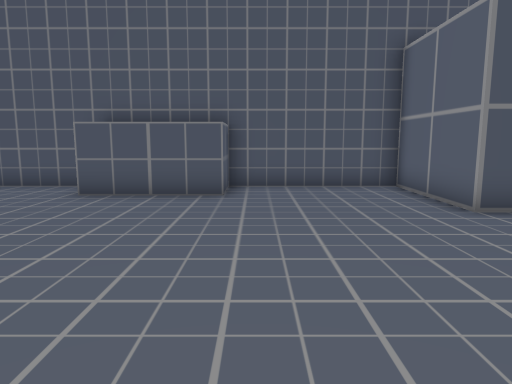
[1] (above)

16 first-person views from a walk through a Unity game level. The camera is 1.3 m above the floor, tilts 8° down and sees 70° across. The floor is counted in squares, 1 m on a side. Each view is taken from the middle of a square. On the plan, view 1 faces up. The plan holds only what a view shows up to about 15 squares ahead; the rest is blank. The player character is not drawn.

[2]
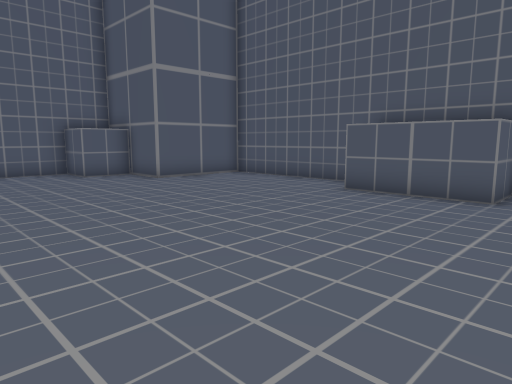

[3]
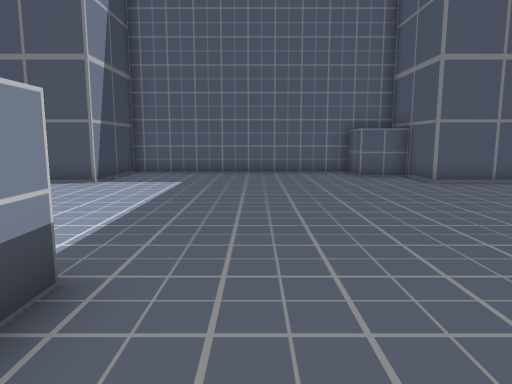

[4]
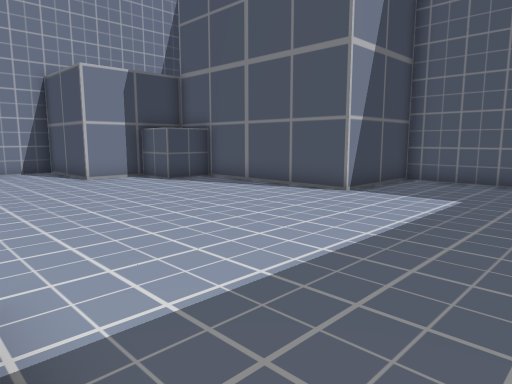

[5]
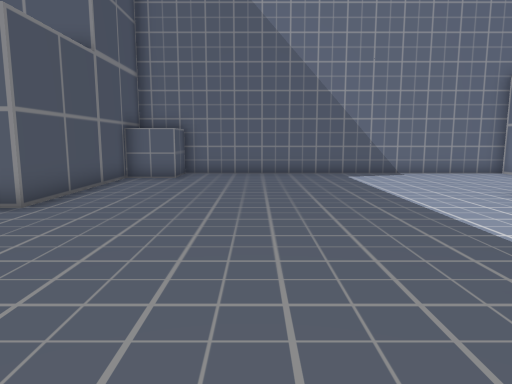

[6]
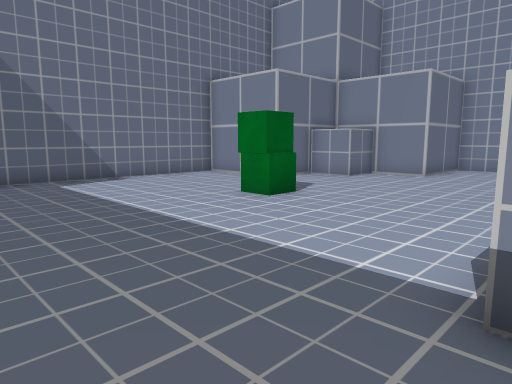

[7]
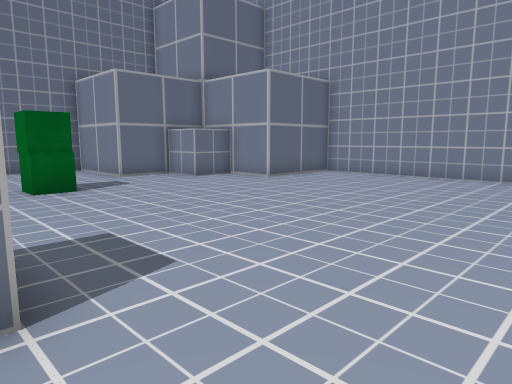

[8]
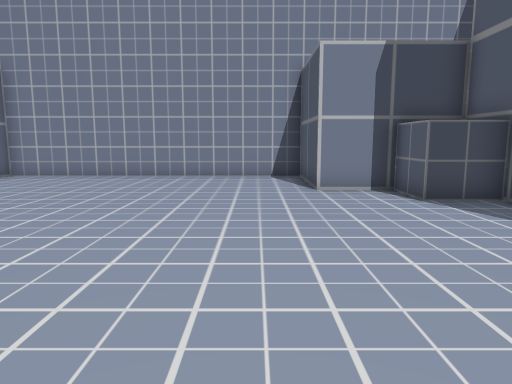

[9]
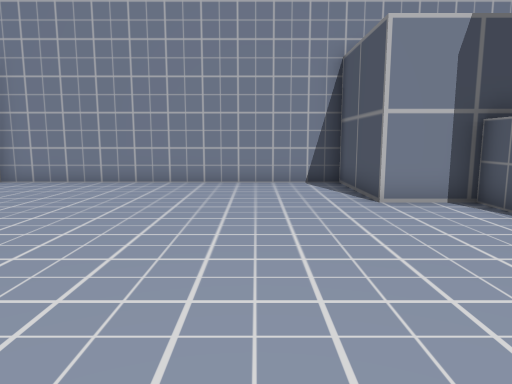

[10]
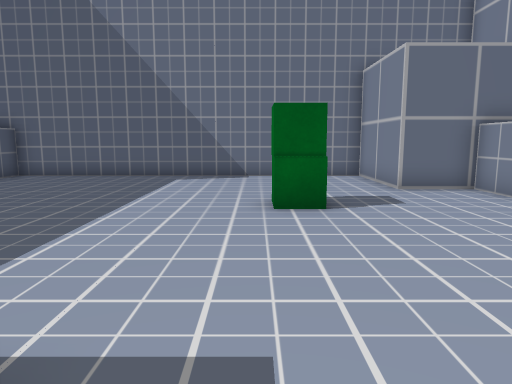

[11]
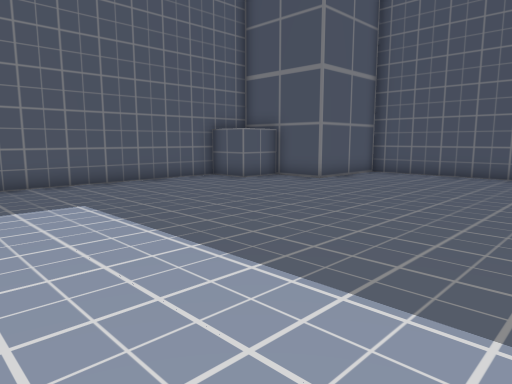

[12]
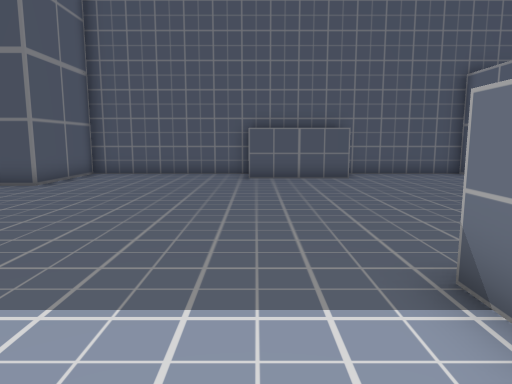

[13]
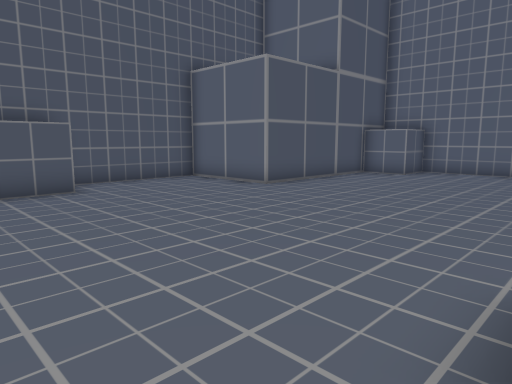

[14]
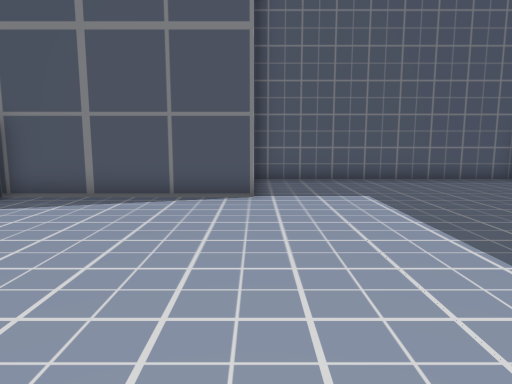

[15]
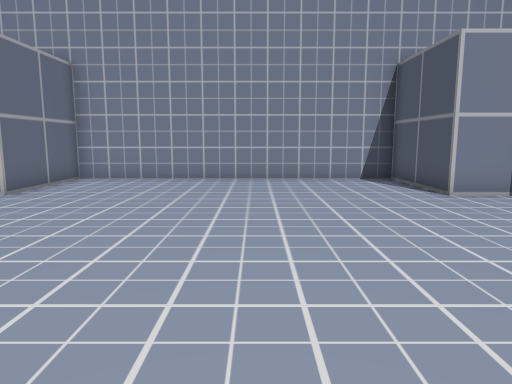

[16]
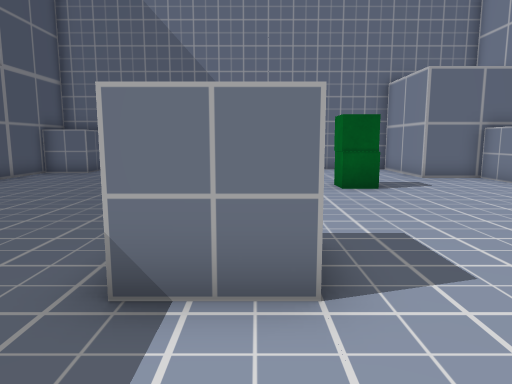

### Floor plan
Points are (right, up) in squares from view 1. A wall is a line through its corners. A room is listed if a view was taken in it or the views show most of it. See-through windows are left out.
Room 1 (views 1, 2, 3, 4, 5, 6, 7, 8, 9, 10, 11, 12, 13, 14, 15, 16)
walls: (7.8, -10) (7.8, -7.9) (11.6, -7.9) (11.6, 4.9); (-8.8, -11.6) (-6.6, -11.6) (-6.6, -15.4) (4, -15.4) (4, -11.6) (6.1, -11.6); (-4.5, 10.4) (-10.4, 10.4) (-10.4, 6.6) (-12.5, 6.6); (9.9, 6.6) (4, 6.6) (4, 10.4) (-0.5, 10.4); (-14.2, 4.9) (-14.2, -4) (-10.4, -4) (-10.4, -10)
objects: other object (-14, 5) to (-13, 6); other object (-10, -11) to (-9, -10); other object (-4, 9) to (-3, 10); other object (-2, -2) to (-1, -1); other object (-2, 9) to (-1, 10); green cube (5, -5) to (6, -4); green cube (5, -4); other object (6, -11) to (7, -10); other object (10, 5) to (11, 6)

Where each view was taken, in squares from view 1:
view 1: 0 up, 0 right, facing up
view 2: 0 up, 1 right, facing up-left
view 3: 1 up, 1 right, facing left
view 4: 1 up, 2 left, facing down-left
view 5: 2 up, 3 left, facing right
view 6: 2 up, 1 left, facing down-right
view 7: 2 down, 5 left, facing down-right
view 8: 2 down, 5 left, facing down
view 9: 4 down, 4 left, facing down
view 10: 4 down, 2 left, facing right
view 11: 4 down, 3 left, facing up-left
view 12: 4 down, 4 left, facing up
view 13: 1 down, 4 left, facing up-right
view 14: 4 down, 2 left, facing left
view 15: 3 down, 2 left, facing down
view 16: 2 down, 5 left, facing right
